Frame 1 (no input): blank canvas, image omitted
Frame 60 (no input): blank canvas, image omitted
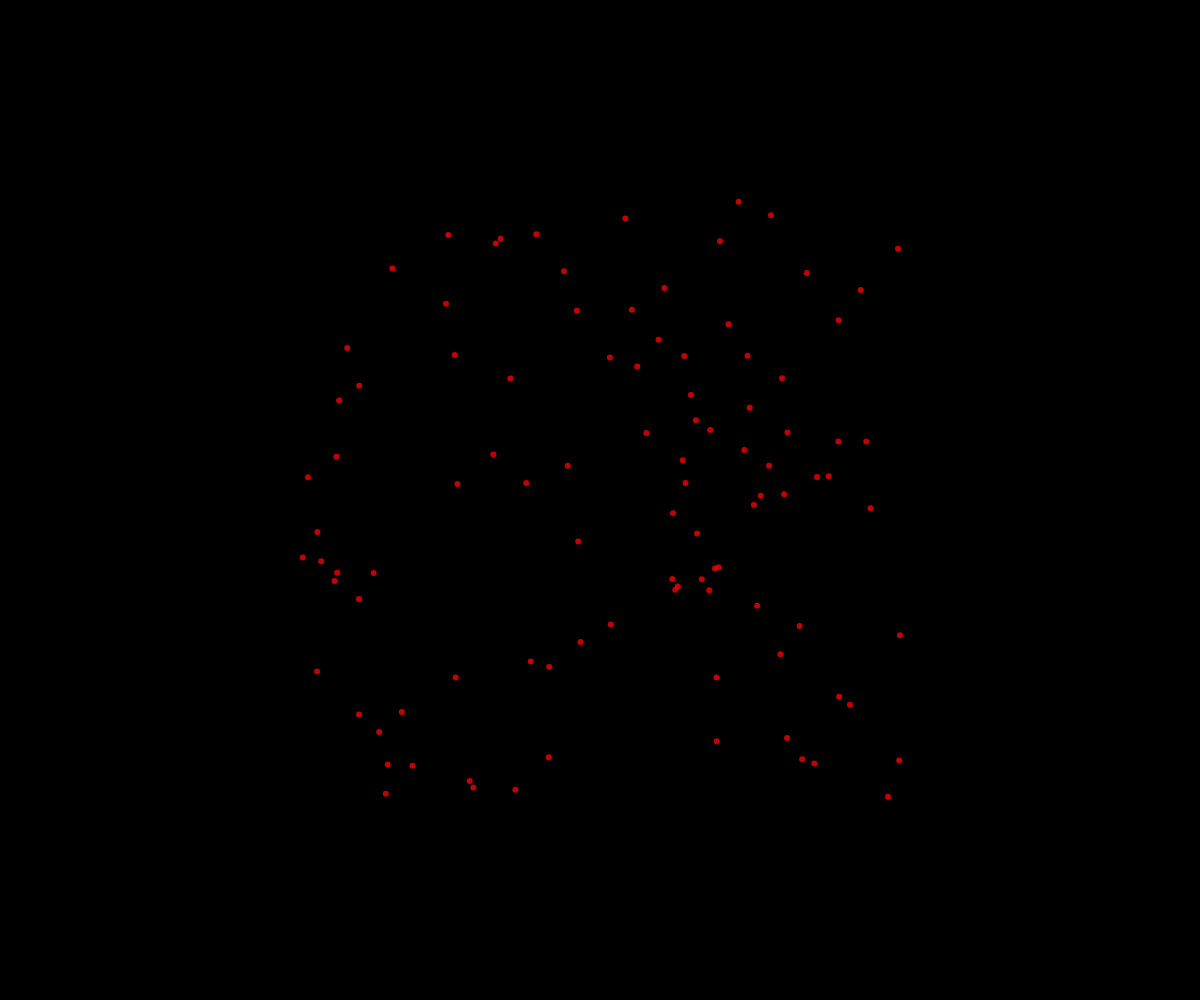
Frame 120 (the mouse pressed at the canvas centre since frame 60)

The p5.js sketch whose frames 1 and 60 were blank and that drew this single picture after the mouse press (run headless with seeded random() and noise() and a simulated clock; from frame 60 on, the mouse is pressed at the canvas centre):

// p5.js sketch
// ── sketch.js
// Project Title
// Your Name
// Date
//
// Extra for Experts:
// - describe what you did to take this project "above and beyond"

class Particle {
  constructor(x, y) {
    this.x = x;
    this.y = y;
    this.dx = random(-5, 5);
    this.dy = random(-5, 5);
    this.radius = 3;
    this.r = 255;
    this.g = 0;
    this.b = 0;
    this.opacity = 255;
    this.index = fireworks.length;
  }

  display() {
    noStroke();
    fill(this.r, this.g, this.b, this.opacity);
    circle(this.x, this.y, this.radius * 2);
  }

  update() {
    //move
    this.x += this.dx;
    this.y += this.dy;
    
    // fade out
    this.opacity -= 1;

    // update index number
    this.index = fireworks.indexOf(this);
  }

  isDead() {
    if (this.opacity <= 0) {
      fireworks.splice(fireworks.indexOf(this.index), 1);
    }
  }
}

let fireworks = [];

function setup() {
  createCanvas(windowWidth, windowHeight);
}

function draw() {
  background("black");
  for (let f of fireworks) {
    f.update();
    f.display();
    f.isDead();
  }
}

function mousePressed() {
  for (let i = 0; i < 100; i++) {
    let fireworkParticle = new Particle(mouseX, mouseY);
    fireworks.push(fireworkParticle);
  }
}
